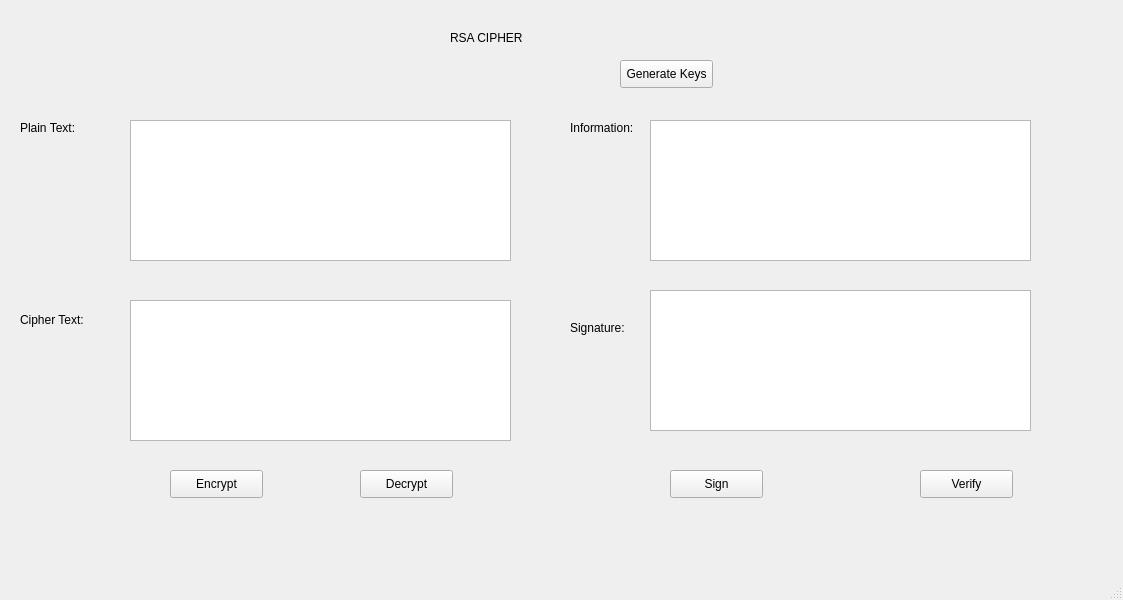
<?xml version="1.0" encoding="UTF-8"?>
<ui version="4.0">
 <class>MainWindow</class>
 <widget class="QMainWindow" name="MainWindow">
  <property name="geometry">
   <rect>
    <x>0</x>
    <y>0</y>
    <width>1123</width>
    <height>600</height>
   </rect>
  </property>
  <property name="windowTitle">
   <string>MainWindow</string>
  </property>
  <widget class="QWidget" name="centralwidget">
   <widget class="QLabel" name="label">
    <property name="geometry">
     <rect>
      <x>20</x>
      <y>120</y>
      <width>71</width>
      <height>16</height>
     </rect>
    </property>
    <property name="text">
     <string>Plain Text:</string>
    </property>
   </widget>
   <widget class="QLabel" name="label_2">
    <property name="geometry">
     <rect>
      <x>20</x>
      <y>310</y>
      <width>71</width>
      <height>20</height>
     </rect>
    </property>
    <property name="text">
     <string>Cipher Text:</string>
    </property>
   </widget>
   <widget class="QLabel" name="label_3">
    <property name="geometry">
     <rect>
      <x>570</x>
      <y>120</y>
      <width>71</width>
      <height>16</height>
     </rect>
    </property>
    <property name="text">
     <string>Information:</string>
    </property>
   </widget>
   <widget class="QLabel" name="label_4">
    <property name="geometry">
     <rect>
      <x>570</x>
      <y>320</y>
      <width>71</width>
      <height>16</height>
     </rect>
    </property>
    <property name="text">
     <string>Signature:</string>
    </property>
   </widget>
   <widget class="QLabel" name="label_5">
    <property name="geometry">
     <rect>
      <x>450</x>
      <y>30</y>
      <width>151</width>
      <height>16</height>
     </rect>
    </property>
    <property name="text">
     <string>RSA CIPHER</string>
    </property>
   </widget>
   <widget class="QPushButton" name="btn_encrypt">
    <property name="geometry">
     <rect>
      <x>170</x>
      <y>470</y>
      <width>93</width>
      <height>28</height>
     </rect>
    </property>
    <property name="text">
     <string>Encrypt</string>
    </property>
   </widget>
   <widget class="QPushButton" name="btn_decrypt">
    <property name="geometry">
     <rect>
      <x>360</x>
      <y>470</y>
      <width>93</width>
      <height>28</height>
     </rect>
    </property>
    <property name="text">
     <string>Decrypt</string>
    </property>
   </widget>
   <widget class="QPushButton" name="btn_sign">
    <property name="geometry">
     <rect>
      <x>670</x>
      <y>470</y>
      <width>93</width>
      <height>28</height>
     </rect>
    </property>
    <property name="text">
     <string>Sign</string>
    </property>
   </widget>
   <widget class="QPushButton" name="btn_verify">
    <property name="geometry">
     <rect>
      <x>920</x>
      <y>470</y>
      <width>93</width>
      <height>28</height>
     </rect>
    </property>
    <property name="text">
     <string>Verify</string>
    </property>
   </widget>
   <widget class="QPushButton" name="btn_generatekeys">
    <property name="geometry">
     <rect>
      <x>620</x>
      <y>60</y>
      <width>93</width>
      <height>28</height>
     </rect>
    </property>
    <property name="text">
     <string>Generate Keys</string>
    </property>
   </widget>
   <widget class="QTextEdit" name="txt_plain_text">
    <property name="geometry">
     <rect>
      <x>130</x>
      <y>120</y>
      <width>381</width>
      <height>141</height>
     </rect>
    </property>
   </widget>
   <widget class="QTextEdit" name="txt_cipher_text">
    <property name="geometry">
     <rect>
      <x>130</x>
      <y>300</y>
      <width>381</width>
      <height>141</height>
     </rect>
    </property>
   </widget>
   <widget class="QTextEdit" name="txt_info">
    <property name="geometry">
     <rect>
      <x>650</x>
      <y>120</y>
      <width>381</width>
      <height>141</height>
     </rect>
    </property>
   </widget>
   <widget class="QTextEdit" name="txt_sign">
    <property name="geometry">
     <rect>
      <x>650</x>
      <y>290</y>
      <width>381</width>
      <height>141</height>
     </rect>
    </property>
   </widget>
  </widget>
  <widget class="QMenuBar" name="menubar">
   <property name="geometry">
    <rect>
     <x>0</x>
     <y>0</y>
     <width>1123</width>
     <height>21</height>
    </rect>
   </property>
  </widget>
  <widget class="QStatusBar" name="statusbar"/>
 </widget>
 <resources/>
 <connections/>
</ui>
